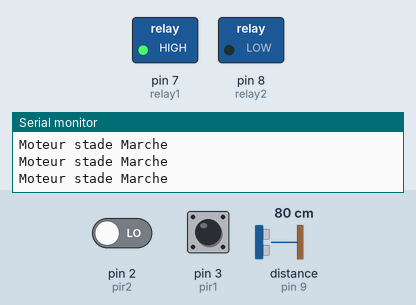
Simulated run of this sketch. Board: Arduino Uno, built with avr-gcc and run on an emulated ATmega328P. On the bench: switched loads named in the sketch (green lamp = pin HIGH), the last lines printed to the serial monitor. Dashed ring = blinking. Inputs (shaded band) come from the test bench; at power-on: pin 3 (pir1) LOW, pin 2 (pir2) LOW, distance to the obstacle (sensor on pin 9) 80 cm.

Above: at 1.2 s.
1.3 s: pin 3 (pir1) driven HIGH
At 2.5 s:
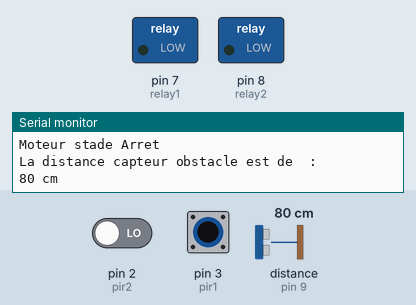
2.8 s: pin 3 (pir1) driven LOW
At 4.6 s:
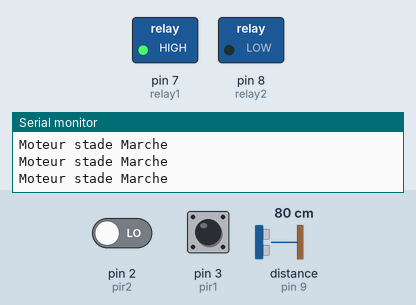
5.8 s: pin 3 (pir1) pulsed HIGH 5 times (0.12 s each, 0.3 s apart)
At 8.7 s:
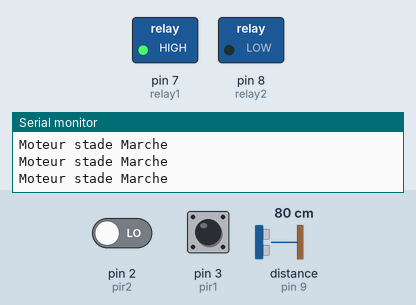
10.3 s: pin 3 (pir1) pulsed HIGH 2 times (0.12 s each, 0.3 s apart)
At 12.4 s:
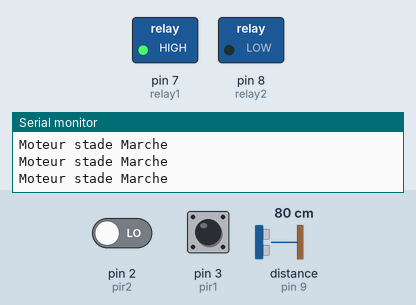
Timing chart, 0 to 13.9 s (numbered marks = the images above; inputs shaded):
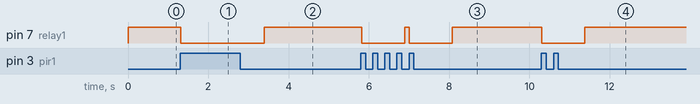

The sketch:

CodeBen.ino
```cpp
//#include <Arduino.h>
//#include "Grove_I2C_Motor_Driver.h"
#include "Ultrasonic.h"

//#define I2C_ADDRESS 0x0f

Ultrasonic ultrasonic(9);
 // Initialisation des variables
int pir1 = 3; //Capteur d'arret
int pir2 = 2; //Capteur de mise en marche
int relay1 = 7;
int relay2 = 8;
long hauteur = 0;

void setup() {
    Serial.begin(9600);  //Initialisation Moniteur Serie
    //Motor.begin(I2C_ADDRESS); //Localisation du moteur
    pinMode(pir1,INPUT);  //Mode Réception des données
    pinMode(pir2,INPUT);
    pinMode(relay1,OUTPUT);
    pinMode(relay2,OUTPUT);
}

void loop() {
    //ProgMoteur(pir2 , pir1);
    hauteur = ProgMoteur(pir2, pir1);
}
    int ProgMoteur(int CaptMarche, int CaptStop){
      int ValMarche = digitalRead(CaptMarche);
      int ValStop = digitalRead(CaptStop);

      digitalWrite(relay1, LOW);
      digitalWrite(relay2, LOW);
      if(ValMarche == 0 && ValStop == 0){
          Serial.println("Mise en marche du moteur");

          digitalWrite(relay1, HIGH);
          digitalWrite(relay2, LOW);

          while(ValStop == 0){  //Tant que capteur 1 detecte une présence on continue la montée du moteur
            digitalWrite(relay1, HIGH);
            digitalWrite(relay2, LOW);
            Serial.println("Moteur stade Marche");
            ValStop = digitalRead(CaptStop);
          }
        }

        if(ValStop == 1){  //Si capteur 1 ne détecte rien
          digitalWrite(relay1, LOW);
          digitalWrite(relay2, LOW);
          Serial.println("Moteur stade Arret");
        }

        Serial.println("La distance capteur obstacle est de  : ");
        long Distance = ultrasonic.MeasureInCentimeters(); // Envoie de la distance en centimétre entre le capteur Ultrason et le Sol
        Serial.print(Distance);
        Serial.println(" cm");

        delay(1000);

        return(Distance);
      }
```

Measured:
- after the input at 1.3 s, pin 7 (relay1): HIGH → LOW at once
- after the input at 2.8 s, pin 7 (relay1): LOW → HIGH after 0.59 s
- after the input at 5.8 s, pin 7 (relay1): alternates HIGH for 0.11 s and LOW for 1.1 s, 4 changes in all, then stays HIGH, starting at once
- after the input at 10.3 s, pin 7 (relay1): HIGH → LOW at once, → HIGH 1.1 s later
